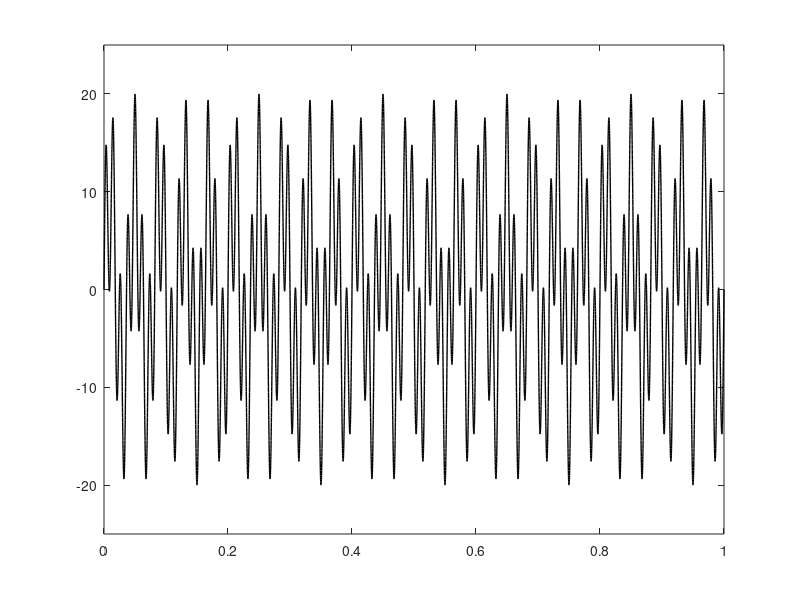

Write the MATLAB code that produced this figure. (Note: this script raises an error after producing the figure.)
clc
clear
close all
printfigure = 1;

A = diag(ones(100,1)*0.995);
for i = 1 : 99
    A(i,i+1) = 0.005;
end

t = 0 : 0.01 : 0.5;
x = 0 : 0.0001 : 1;

nt = length(t);
nx = length(x);

z = zeros(100,nt);
z(85,1) = 10;
z(25,1) = 10;

u = zeros(100,nt);
u(100,:) = 2*sin(2*pi*nt/0.5);
u(50,:) = -0.1*cos(2*pi*2*nt/0.5);


for i = 2 : nt
    z(:,i) = A * z(:,i-1) + u(:,i-1);
end

Psi = zeros(nx,100);
for i = 1 : nx
    for j = 1 : 100
        Psi(i,j) = sin(2*pi*j*x(i));
    end
end

y = zeros(nx,nt);
for i = 1 : nt
    y(:,i) = Psi * z(:,i);
end

for n = 1 : nt
    clf
    plot(x, y(:,n),'k-','LineWidth',1)
    ylim([-25 25])
    setplt('Test Function','$x$','$y$','Test Function',0)
    frame=getframe(gcf);
    imind=frame2im(frame);
    [imind,cm] = rgb2ind(imind,256);
    if printfigure == 1
        if n==1
             imwrite(imind,cm,'Test Function.gif','gif', 'Loopcount',inf,'DelayTime',1e-6);
        else
             imwrite(imind,cm,'Test Function.gif','gif','WriteMode','append','DelayTime',1e-6);
        end
    end
end

save('Messung','y','x','t')

        